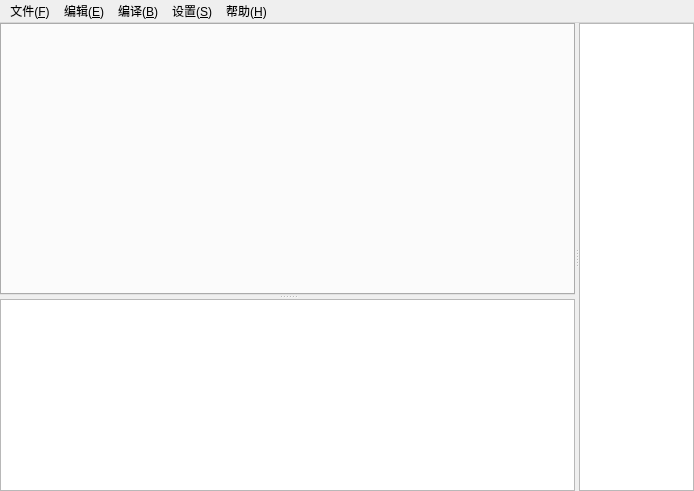
<?xml version="1.0" encoding="UTF-8"?>
<ui version="4.0">
 <class>MainWindow</class>
 <widget class="QMainWindow" name="MainWindow">
  <property name="geometry">
   <rect>
    <x>0</x>
    <y>0</y>
    <width>694</width>
    <height>491</height>
   </rect>
  </property>
  <property name="acceptDrops">
   <bool>true</bool>
  </property>
  <property name="windowTitle">
   <string>MainWindow</string>
  </property>
  <property name="windowIcon">
   <iconset resource="../qawno.qrc">
    <normaloff>:/assets/images/qawno.ico</normaloff>:/assets/images/qawno.ico</iconset>
  </property>
  <widget class="QWidget" name="outerWidget">
   <property name="sizePolicy">
    <sizepolicy hsizetype="Preferred" vsizetype="Preferred">
     <horstretch>0</horstretch>
     <verstretch>0</verstretch>
    </sizepolicy>
   </property>
   <property name="acceptDrops">
    <bool>true</bool>
   </property>
   <layout class="QHBoxLayout" name="horizontalLayout" stretch="0">
    <property name="leftMargin">
     <number>0</number>
    </property>
    <property name="topMargin">
     <number>0</number>
    </property>
    <property name="rightMargin">
     <number>0</number>
    </property>
    <property name="bottomMargin">
     <number>0</number>
    </property>
    <item>
     <widget class="QSplitter" name="divider">
      <property name="acceptDrops">
       <bool>true</bool>
      </property>
      <property name="orientation">
       <enum>Qt::Horizontal</enum>
      </property>
      <widget class="QWidget" name="centralWidget">
       <property name="sizePolicy">
        <sizepolicy hsizetype="Preferred" vsizetype="Preferred">
         <horstretch>5</horstretch>
         <verstretch>0</verstretch>
        </sizepolicy>
       </property>
       <property name="acceptDrops">
        <bool>true</bool>
       </property>
       <layout class="QVBoxLayout" name="verticalLayout" stretch="0">
        <property name="leftMargin">
         <number>0</number>
        </property>
        <property name="topMargin">
         <number>0</number>
        </property>
        <property name="rightMargin">
         <number>0</number>
        </property>
        <property name="bottomMargin">
         <number>0</number>
        </property>
        <item>
         <widget class="QSplitter" name="splitter">
          <property name="acceptDrops">
           <bool>true</bool>
          </property>
          <property name="orientation">
           <enum>Qt::Vertical</enum>
          </property>
          <widget class="QTabWidget" name="tabWidget">
           <property name="sizePolicy">
            <sizepolicy hsizetype="Preferred" vsizetype="Preferred">
             <horstretch>0</horstretch>
             <verstretch>3</verstretch>
            </sizepolicy>
           </property>
          </widget>
          <widget class="OutputWidget" name="output">
           <property name="sizePolicy">
            <sizepolicy hsizetype="Preferred" vsizetype="Preferred">
             <horstretch>0</horstretch>
             <verstretch>0</verstretch>
            </sizepolicy>
           </property>
           <property name="acceptDrops">
            <bool>false</bool>
           </property>
          </widget>
         </widget>
        </item>
       </layout>
      </widget>
      <widget class="QListWidget" name="functions">
       <property name="sizePolicy">
        <sizepolicy hsizetype="Preferred" vsizetype="Preferred">
         <horstretch>1</horstretch>
         <verstretch>0</verstretch>
        </sizepolicy>
       </property>
       <property name="acceptDrops">
        <bool>false</bool>
       </property>
      </widget>
     </widget>
    </item>
   </layout>
  </widget>
  <widget class="QMenuBar" name="menubar">
   <property name="geometry">
    <rect>
     <x>0</x>
     <y>0</y>
     <width>694</width>
     <height>21</height>
    </rect>
   </property>
   <widget class="QMenu" name="menuFile">
    <property name="title">
     <string>文件(&amp;F)</string>
    </property>
    <addaction name="actionNewGM"/>
    <addaction name="actionNewFS"/>
    <addaction name="actionNewInc"/>
    <addaction name="actionNewBlank"/>
    <addaction name="actionOpen"/>
    <addaction name="actionClose"/>
    <addaction name="separator"/>
    <addaction name="actionSave"/>
    <addaction name="actionSaveAs"/>
    <addaction name="actionSaveAll"/>
    <addaction name="separator"/>
    <addaction name="actionQuit"/>
   </widget>
   <widget class="QMenu" name="menuEdit">
    <property name="title">
     <string>编辑(&amp;E)</string>
    </property>
    <addaction name="actionUndo"/>
    <addaction name="actionRedo"/>
    <addaction name="separator"/>
    <addaction name="actionCut"/>
    <addaction name="actionCopy"/>
    <addaction name="actionPaste"/>
    <addaction name="separator"/>
    <addaction name="actionFind"/>
    <addaction name="actionFindNext"/>
    <addaction name="separator"/>
    <addaction name="actionGoToLine"/>
    <addaction name="actionDupsel"/>
    <addaction name="actionDupline"/>
    <addaction name="actionDelline"/>
    <addaction name="actionComment"/>
    <addaction name="actionColours"/>
   </widget>
   <widget class="QMenu" name="menuBuild">
    <property name="title">
     <string>编译(&amp;B)</string>
    </property>
    <addaction name="actionCompile"/>
    <addaction name="actionCompileRun"/>
    <addaction name="actionRun"/>
    <addaction name="actionMark"/>
    <addaction name="actionNextErr"/>
   </widget>
   <widget class="QMenu" name="menuSettings">
    <property name="title">
     <string>设置(&amp;S)</string>
    </property>
    <widget class="QMenu" name="menuFont">
     <property name="title">
      <string>字体(&amp;Z)</string>
     </property>
     <addaction name="actionEditorFont"/>
     <addaction name="actionOutputFont"/>
    </widget>
    <addaction name="menuFont"/>
    <addaction name="actionDarkMode"/>
    <addaction name="actionMRU"/>
    <addaction name="separator"/>
    <addaction name="actionCompiler"/>
    <addaction name="actionServer"/>
   </widget>
   <widget class="QMenu" name="menuHelp">
    <property name="title">
     <string>帮助(&amp;H)</string>
    </property>
    <addaction name="actionAbout"/>
    <addaction name="actionAboutQt"/>
   </widget>
   <addaction name="menuFile"/>
   <addaction name="menuEdit"/>
   <addaction name="menuBuild"/>
   <addaction name="menuSettings"/>
   <addaction name="menuHelp"/>
  </widget>
  <action name="actionNewGM">
   <property name="text">
    <string>新建游戏模式</string>
   </property>
   <property name="toolTip">
    <string>新建一个游戏模式</string>
   </property>
   <property name="shortcut">
    <string>Ctrl+N</string>
   </property>
  </action>
  <action name="actionNewFS">
   <property name="text">
    <string>新建滤镜脚本</string>
   </property>
   <property name="toolTip">
    <string>新建一个滤镜脚本</string>
   </property>
  </action>
  <action name="actionNewInc">
   <property name="text">
    <string>新建包含文件</string>
   </property>
   <property name="toolTip">
    <string>新建一个包含文件</string>
   </property>
   <property name="shortcut">
    <string>Ctrl+I</string>
   </property>
  </action>
  <action name="actionNewBlank">
   <property name="text">
    <string>新建空白文件</string>
   </property>
   <property name="toolTip">
    <string>新建一个空白文件</string>
   </property>
  </action>
  <action name="actionOpen">
   <property name="text">
    <string>打开(&amp;O)...</string>
   </property>
   <property name="toolTip">
    <string>打开一个已有文件</string>
   </property>
   <property name="shortcut">
    <string>Ctrl+O</string>
   </property>
  </action>
  <action name="actionSave">
   <property name="text">
    <string>保存(&amp;S)</string>
   </property>
   <property name="toolTip">
    <string>保存修改</string>
   </property>
   <property name="shortcut">
    <string>Ctrl+S</string>
   </property>
  </action>
  <action name="actionSaveAs">
   <property name="text">
    <string>另存为...</string>
   </property>
   <property name="toolTip">
    <string>把修改另存到其它文件</string>
   </property>
  </action>
  <action name="actionSaveAll">
   <property name="text">
    <string>全部保存</string>
   </property>
   <property name="toolTip">
    <string>保存所有已打开标签页的修改</string>
   </property>
   <property name="shortcut">
    <string>Ctrl+Shift+S</string>
   </property>
  </action>
  <action name="actionQuit">
   <property name="text">
    <string>退出(&amp;Q)</string>
   </property>
   <property name="toolTip">
    <string>关闭程序</string>
   </property>
   <property name="shortcut">
    <string>Ctrl+Q</string>
   </property>
  </action>
  <action name="actionUndo">
   <property name="text">
    <string>撤销(&amp;U)</string>
   </property>
   <property name="shortcut">
    <string>Ctrl+Z</string>
   </property>
  </action>
  <action name="actionRedo">
   <property name="text">
    <string>重做(&amp;R)</string>
   </property>
   <property name="shortcut">
    <string>Ctrl+Y</string>
   </property>
  </action>
  <action name="actionCut">
   <property name="text">
    <string>剪切</string>
   </property>
   <property name="shortcut">
    <string>Ctrl+X</string>
   </property>
  </action>
  <action name="actionCopy">
   <property name="text">
    <string>复制(&amp;C)</string>
   </property>
   <property name="shortcut">
    <string>Ctrl+C</string>
   </property>
  </action>
  <action name="actionPaste">
   <property name="text">
    <string>粘贴(&amp;V)</string>
   </property>
   <property name="shortcut">
    <string>Ctrl+V</string>
   </property>
  </action>
  <action name="actionFind">
   <property name="text">
    <string>查找(&amp;F)...</string>
   </property>
   <property name="shortcut">
    <string>Ctrl+F</string>
   </property>
  </action>
  <action name="actionFindNext">
   <property name="text">
    <string>查找下一个(&amp;N)</string>
   </property>
   <property name="shortcut">
    <string>F3</string>
   </property>
  </action>
  <action name="actionCompile">
   <property name="text">
    <string>编译(&amp;C)</string>
   </property>
   <property name="shortcut">
    <string>F5</string>
   </property>
  </action>
  <action name="actionCompileRun">
   <property name="text">
    <string>编译并运行(&amp;R)</string>
   </property>
   <property name="shortcut">
    <string>F6</string>
   </property>
  </action>
  <action name="actionRun">
   <property name="text">
    <string>运行</string>
   </property>
   <property name="shortcut">
    <string>F7</string>
   </property>
  </action>
  <action name="actionNextErr">
   <property name="text">
    <string>下一个错误(&amp;N)</string>
   </property>
   <property name="shortcut">
    <string>Ctrl+E</string>
   </property>
  </action>
  <action name="actionMark">
   <property name="text">
    <string>标记为入口</string>
   </property>
  </action>
  <action name="actionAbout">
   <property name="text">
    <string>关于(&amp;A)</string>
   </property>
  </action>
  <action name="actionAboutQt">
   <property name="text">
    <string>关于 Qt(&amp;Q)</string>
   </property>
  </action>
  <action name="actionCompiler">
   <property name="text">
    <string>编译器设置(&amp;C)</string>
   </property>
   <property name="toolTip">
    <string>编译器设置</string>
   </property>
  </action>
  <action name="actionServer">
   <property name="text">
    <string>服务器设置(&amp;S)</string>
   </property>
   <property name="toolTip">
    <string>服务器设置</string>
   </property>
  </action>
  <action name="actionEditorFont">
   <property name="text">
    <string>编辑器字体(&amp;E)</string>
   </property>
   <property name="toolTip">
    <string>修改编辑器字体</string>
   </property>
  </action>
  <action name="actionOutputFont">
   <property name="text">
    <string>输出窗口字体(&amp;O)</string>
   </property>
   <property name="toolTip">
    <string>修改输出窗口的字体</string>
   </property>
  </action>
  <action name="actionClose">
   <property name="text">
    <string>关闭(&amp;C)</string>
   </property>
   <property name="toolTip">
    <string>关闭当前文件</string>
   </property>
   <property name="shortcut">
    <string>Ctrl+W</string>
   </property>
  </action>
  <action name="actionGoToLine">
   <property name="text">
    <string>转到行...</string>
   </property>
   <property name="toolTip">
    <string>跳转到指定行</string>
   </property>
   <property name="shortcut">
    <string>Ctrl+G</string>
   </property>
  </action>
  <action name="actionDelline">
   <property name="text">
    <string>删除行</string>
   </property>
   <property name="toolTip">
    <string>删除当前行</string>
   </property>
   <property name="shortcut">
    <string>Ctrl+L</string>
   </property>
  </action>
  <action name="actionDupsel">
   <property name="text">
    <string>复制选中内容</string>
   </property>
   <property name="toolTip">
    <string>复制当前选中的内容</string>
   </property>
   <property name="shortcut">
    <string>Ctrl+D</string>
   </property>
  </action>
  <action name="actionDupline">
   <property name="text">
    <string>复制当前行</string>
   </property>
   <property name="toolTip">
    <string>复制当前行</string>
   </property>
   <property name="shortcut">
    <string>Ctrl+Shift+D</string>
   </property>
  </action>
  <action name="actionComment">
   <property name="text">
    <string>注释行/选中内容</string>
   </property>
   <property name="toolTip">
    <string>对单行加 // 注释，对选中内容加 /**/ 注释</string>
   </property>
   <property name="shortcut">
    <string>Ctrl+K</string>
   </property>
  </action>
  <action name="actionColours">
   <property name="text">
    <string>颜色选择</string>
   </property>
   <property name="toolTip">
    <string>显示颜色选择对话框（`m` 对应 sscanf 的匹配）</string>
   </property>
   <property name="shortcut">
    <string>Ctrl+M</string>
   </property>
  </action>
  <action name="actionDarkMode">
   <property name="checkable">
    <bool>true</bool>
   </property>
   <property name="text">
    <string>深色模式</string>
   </property>
  </action>
  <action name="actionMRU">
   <property name="checkable">
    <bool>true</bool>
   </property>
   <property name="text">
    <string>标签页按最近使用顺序切换</string>
   </property>
   <property name="toolTip">
    <string>用 Ctrl+Tab 按最近使用顺序切换标签页，而不是按排列顺序</string>
   </property>
  </action>
 </widget>
 <customwidgets>
  <customwidget>
   <class>EditorWidget</class>
   <extends>QPlainTextEdit</extends>
   <header>src/EditorWidget.h</header>
  </customwidget>
  <customwidget>
   <class>OutputWidget</class>
   <extends>QPlainTextEdit</extends>
   <header>src/OutputWidget.h</header>
  </customwidget>
 </customwidgets>
 <resources>
  <include location="../qawno.qrc"/>
 </resources>
 <connections>
  <connection>
   <sender>actionUndo</sender>
   <signal>triggered()</signal>
   <receiver>MainWindow</receiver>
   <slot>undo()</slot>
   <hints>
    <hint type="sourcelabel">
     <x>-1</x>
     <y>-1</y>
    </hint>
    <hint type="destinationlabel">
     <x>285</x>
     <y>134</y>
    </hint>
   </hints>
  </connection>
  <connection>
   <sender>actionRedo</sender>
   <signal>triggered()</signal>
   <receiver>MainWindow</receiver>
   <slot>redo()</slot>
   <hints>
    <hint type="sourcelabel">
     <x>-1</x>
     <y>-1</y>
    </hint>
    <hint type="destinationlabel">
     <x>285</x>
     <y>134</y>
    </hint>
   </hints>
  </connection>
  <connection>
   <sender>actionCut</sender>
   <signal>triggered()</signal>
   <receiver>MainWindow</receiver>
   <slot>cut()</slot>
   <hints>
    <hint type="sourcelabel">
     <x>-1</x>
     <y>-1</y>
    </hint>
    <hint type="destinationlabel">
     <x>285</x>
     <y>134</y>
    </hint>
   </hints>
  </connection>
  <connection>
   <sender>actionCopy</sender>
   <signal>triggered()</signal>
   <receiver>MainWindow</receiver>
   <slot>copy()</slot>
   <hints>
    <hint type="sourcelabel">
     <x>-1</x>
     <y>-1</y>
    </hint>
    <hint type="destinationlabel">
     <x>285</x>
     <y>134</y>
    </hint>
   </hints>
  </connection>
  <connection>
   <sender>actionPaste</sender>
   <signal>triggered()</signal>
   <receiver>MainWindow</receiver>
   <slot>paste()</slot>
   <hints>
    <hint type="sourcelabel">
     <x>-1</x>
     <y>-1</y>
    </hint>
    <hint type="destinationlabel">
     <x>285</x>
     <y>134</y>
    </hint>
   </hints>
  </connection>
  <connection>
   <sender>actionQuit</sender>
   <signal>triggered()</signal>
   <receiver>MainWindow</receiver>
   <slot>quit()</slot>
   <hints>
    <hint type="sourcelabel">
     <x>-1</x>
     <y>-1</y>
    </hint>
    <hint type="destinationlabel">
     <x>285</x>
     <y>231</y>
    </hint>
   </hints>
  </connection>
  <connection>
   <sender>actionDelline</sender>
   <signal>triggered()</signal>
   <receiver>MainWindow</receiver>
   <slot>Delline()</slot>
  </connection>
  <connection>
   <sender>actionDupline</sender>
   <signal>triggered()</signal>
   <receiver>MainWindow</receiver>
   <slot>Dupline()</slot>
  </connection>
  <connection>
   <sender>actionDupsel</sender>
   <signal>triggered()</signal>
   <receiver>MainWindow</receiver>
   <slot>Dupsel()</slot>
  </connection>
  <connection>
   <sender>actionComment</sender>
   <signal>triggered()</signal>
   <receiver>MainWindow</receiver>
   <slot>Comment()</slot>
  </connection>
  <connection>
   <sender>actionColours</sender>
   <signal>triggered()</signal>
   <receiver>MainWindow</receiver>
   <slot>Colours()</slot>
  </connection>
 </connections>
</ui>
